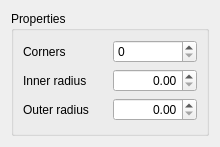
<ui version="4.0" >
 <class>StarShapeConfigWidget</class>
 <widget class="QWidget" name="StarShapeConfigWidget" >
  <property name="geometry" >
   <rect>
    <x>0</x>
    <y>0</y>
    <width>220</width>
    <height>147</height>
   </rect>
  </property>
  <property name="windowTitle" >
   <string>Star shape</string>
  </property>
  <layout class="QGridLayout" >
   <item row="0" column="0" >
    <widget class="QGroupBox" name="propertiesGroup" >
     <property name="title" >
      <string>Properties</string>
     </property>
     <layout class="QGridLayout" >
      <item row="0" column="0" >
       <widget class="QLabel" name="label" >
        <property name="text" >
         <string>Corners</string>
        </property>
       </widget>
      </item>
      <item row="0" column="1" >
       <widget class="KIntSpinBox" name="corners" />
      </item>
      <item row="1" column="0" >
       <widget class="QLabel" name="label_2" >
        <property name="text" >
         <string>Inner radius</string>
        </property>
       </widget>
      </item>
      <item row="1" column="1" >
       <widget class="KoUnitDoubleSpinBox" name="innerRadius" >
        <property name="alignment" >
         <set>Qt::AlignRight|Qt::AlignTrailing|Qt::AlignVCenter</set>
        </property>
       </widget>
      </item>
      <item row="2" column="0" >
       <widget class="QLabel" name="label_3" >
        <property name="text" >
         <string>Outer radius</string>
        </property>
       </widget>
      </item>
      <item row="2" column="1" >
       <widget class="KoUnitDoubleSpinBox" name="outerRadius" >
        <property name="alignment" >
         <set>Qt::AlignRight|Qt::AlignTrailing|Qt::AlignVCenter</set>
        </property>
       </widget>
      </item>
     </layout>
    </widget>
   </item>
  </layout>
 </widget>
 <customwidgets>
  <customwidget>
   <class>KIntSpinBox</class>
   <extends>QSpinBox</extends>
   <header>knuminput.h</header>
  </customwidget>
  <customwidget>
   <class>KoUnitDoubleSpinBox</class>
   <extends>QDoubleSpinBox</extends>
   <header location="global" >KoUnitDoubleSpinBox.h</header>
  </customwidget>
 </customwidgets>
 <resources/>
 <connections/>
</ui>
